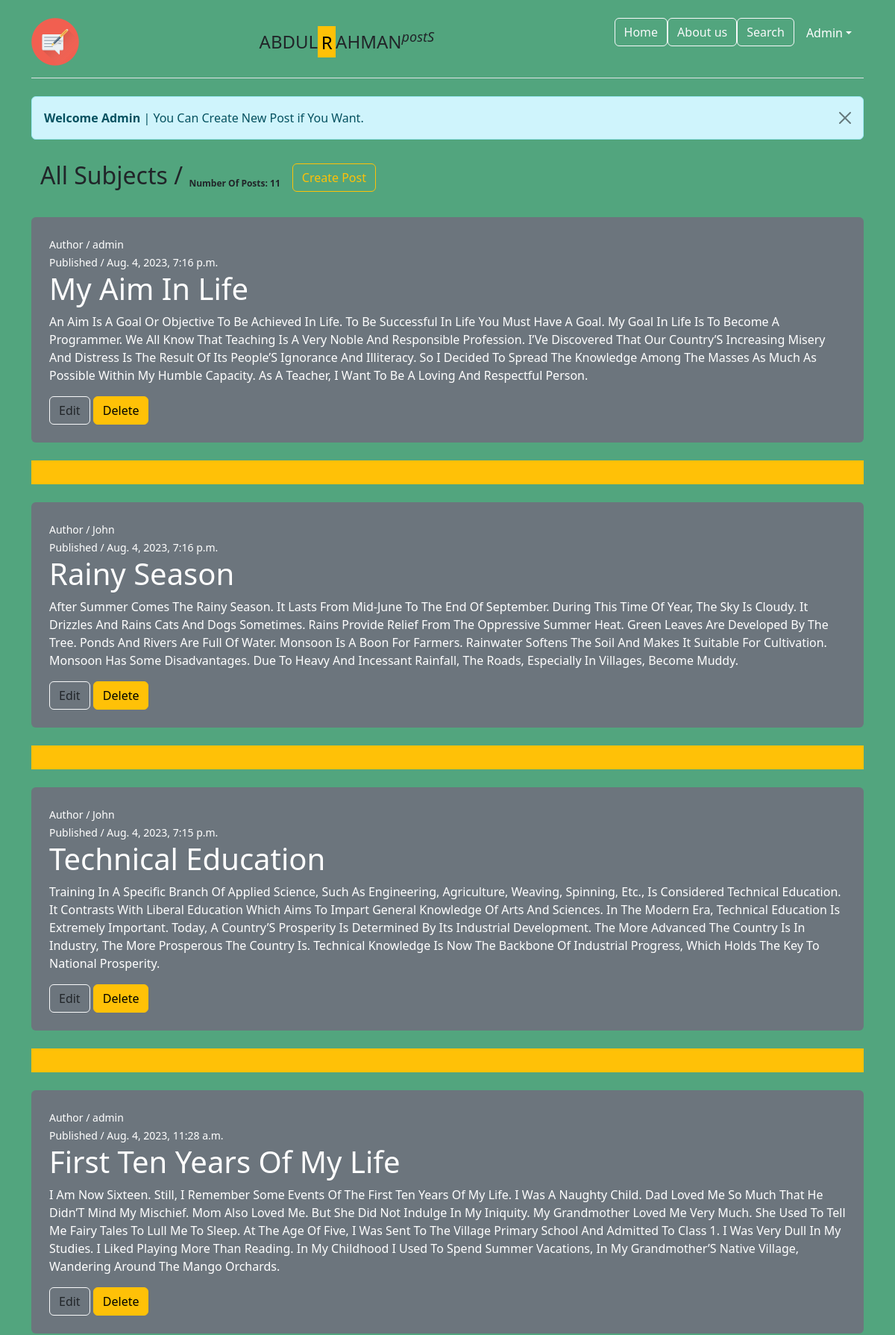
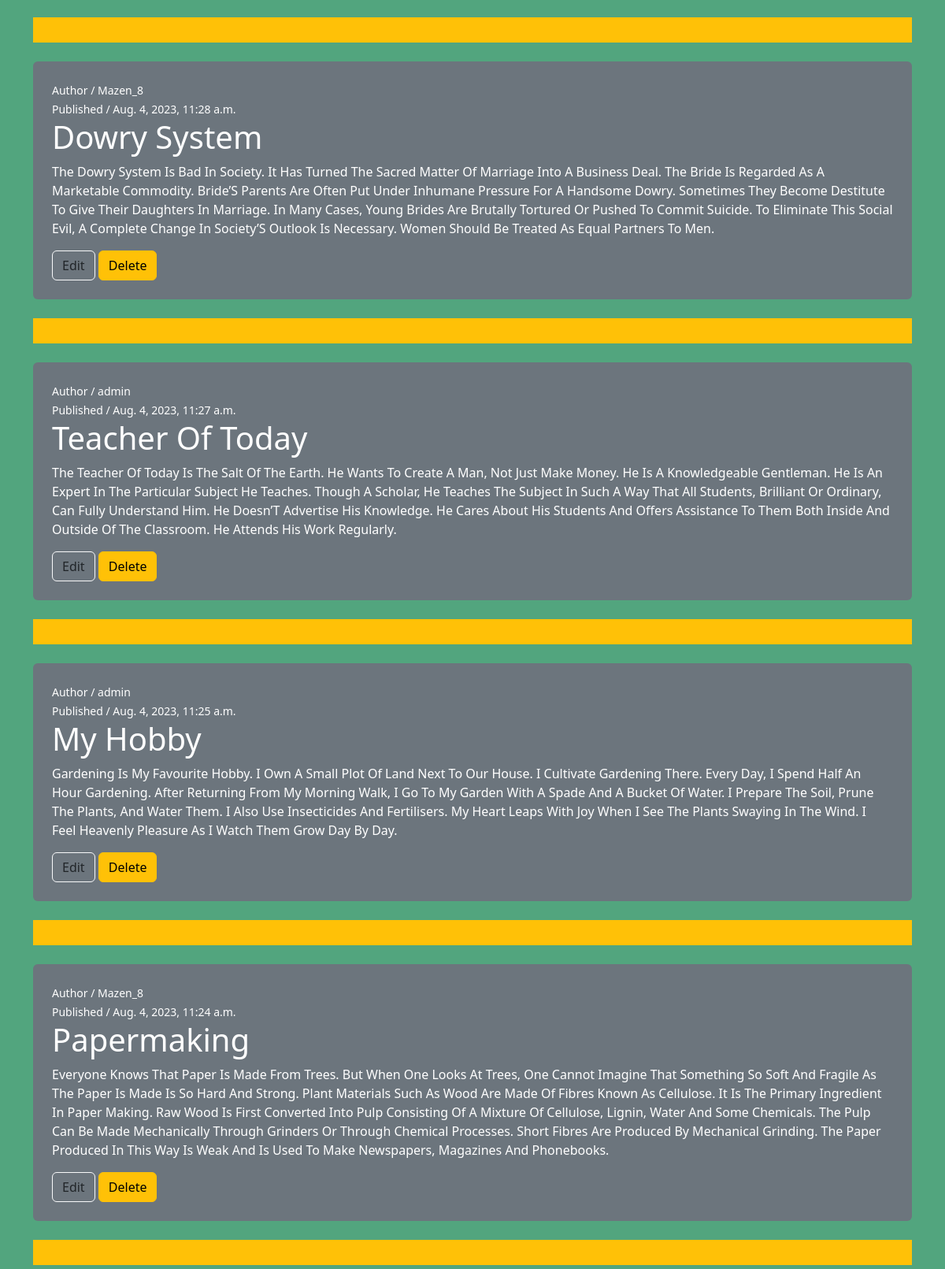
The app's page / (signed in, upper part) with its own data (2 pictures, top to bottom).
### blog_app/models.py (models this page shows, shortened)
class Post(models.Model):
    title = models.CharField(max_length=120, null=True)
    content = models.TextField()
    published_at = models.DateTimeField(default=timezone.now)
    author = models.ForeignKey(User, on_delete=models.CASCADE)
    class Meta:
        ordering = ['-published_at']

### blog_app/views.py (the view)
# urls.py: 2. Add a URL to urlpatterns:  path('', views.home, name='home')
def home(request):
    posts = Post.objects.all()
    countPost = Post.objects.all().count()
    content = {
        'posts': posts,
        'count': countPost,
    }
    return render(request, 'blog/home.html', content)

### templates/blog/home.html (shortened to what this page needs)
{% extends 'base.html' %}
{% load static %}
{% block content %}
<body class="bg-success p-2" style="--bs-bg-opacity: .75;">
    <div class="container mt-3">
      {% if request.user.is_authenticated %}
          <div class="alert alert-info alert-dismissible fade show" role="alert">
            <strong>Welcome {{ request.user.username|title }}</strong> | You Can Create New Post if You Want.
            <button type="button" class="btn-close" data-bs-dismiss="alert" aria-label="Close"></button>
          </div>
      {% endif %}
        <nav class="navbar navbar-expand-sm" >
            <div class="container-fluid">
              <ul class="navbar-nav">
                <li class="nav-item ">
                    <span class="fs-2">All Subjects /  </span><sub><b>Number Of Posts: {{count}}</b></sub>
                </li>
                <li class="nav-item">
                  <a class="nav-link" href="#"></a>
                </li>
                {% if request.user.is_authenticated %}
                <li class="nav-item pt-2">
                    <a  href="{% url 'post-create' %}" type="button"  class="btn btn-outline-warning">Create Post</a>
                </li>
                {% endif %}
              </ul>
            </div>
          </nav>
          {% for post in posts %}
              <div class="mt-4 p-4 bg-secondary text-white rounded">
                <small>Author / {{post.author}}</small><br>
                <small>Published / {{post.published_at}}</small>
                <h1>{{post.title|title}}</h1>
                <p>{{ post.content|title}}</p>
                {% if request.user.is_authenticated %}
                <a href="{% url 'post-edit' post.id %}" type="button" class="btn btn-outline-light text-dark">Edit</a>
                <a href="{% url 'post-delete' post.id%}" type="button" class="btn btn-warning">Delete</a>
                {% endif %}
              </div>
              <div class="pt-4">
              <header class="d-flex flex-wrap bg-warning justify-content-center py-3 mb-4" ></header>
              </div>
        {% endfor %}
      {% endblock %}

### templates/parts/navbar.html (shortened to what this page needs)
{% load static %}
<!DOCTYPE html>
<html lang="en">
<head>
    <link href="{% static '/css/bootstrap.css' %}" rel="stylesheet">
</head>
<body class="bg-success p-2" style="--bs-bg-opacity: .75;">
    <main>
        <div class="container">
            <header class="d-flex flex-wrap justify-content-center py-3 mb-4 border-bottom">
                <a href="{% url 'home' %}" class="d-flex align-items-center mb-3 mb-md-0 me-md-auto text-dark text-decoration-none">
                  <img src="{% static '/imags/blog_.png'%}" alt="">
                </a>
                <a href="{% url 'home' %}" class="d-flex align-items-center mb-3 mb-md-0 me-md-auto text-dark text-decoration-none">
                    <span class="fs-4">ABDUL<mark class="bg-warning">R</mark>AHMAN<i><sup>postS</sup></i></span>
                  </a>
                <ul class="nav nav-pills">
                  <li class="nav-item"><a href="/" class="btn btn-outline-light ">Home</a></li>
                  <li class="nav-item"><a href="{% url 'about' %}" class="btn btn-outline-light">About us</a></li>
                  <li class="nav-item"><a href="#" class="btn btn-outline-light">Search</a></li>
                  {% if request.user.is_authenticated %}
                  <a class="nav-link dropdown-toggle text-white" href="#" role="button" data-bs-toggle="dropdown">{{ request.user.username|title }}</a>
                </ul>
                {% endif %}
            </header>
    </main>
</body>
</html>

### records on screen
Post: author "admin", published_at "Aug. 4, 2023, 7:16 p.m.", title "My Aim In Life", content "An Aim Is A Goal Or Objective To Be Achieved In Life. To Be Successful In Life You Must Have A Goal. My Goal In Life Is To Become A Programmer. We All Know That Teaching Is A Very Noble And Responsible Profession. I’Ve Discovered That Our Country’S Increasing Misery And Distress Is The Result Of Its People’S Ignorance And Illiteracy. So I Decided To Spread The Knowledge Among The Masses As Much As Possible Within My Humble Capacity. As A Teacher, I Want To Be A Loving And Respectful Person."
Post: author "John", published_at "Aug. 4, 2023, 7:16 p.m.", title "Rainy Season", content "After Summer Comes The Rainy Season. It Lasts From Mid-June To The End Of September. During This Time Of Year, The Sky Is Cloudy. It Drizzles And Rains Cats And Dogs Sometimes. Rains Provide Relief From The Oppressive Summer Heat. Green Leaves Are Developed By The Tree. Ponds And Rivers Are Full Of Water. Monsoon Is A Boon For Farmers. Rainwater Softens The Soil And Makes It Suitable For Cultivation. Monsoon Has Some Disadvantages. Due To Heavy And Incessant Rainfall, The Roads, Especially In Villages, Become Muddy."
Post: author "John", published_at "Aug. 4, 2023, 7:15 p.m.", title "Technical Education", content "Training In A Specific Branch Of Applied Science, Such As Engineering, Agriculture, Weaving, Spinning, Etc., Is Considered Technical Education. It Contrasts With Liberal Education Which Aims To Impart General Knowledge Of Arts And Sciences. In The Modern Era, Technical Education Is Extremely Important. Today, A Country’S Prosperity Is Determined By Its Industrial Development. The More Advanced The Country Is In Industry, The More Prosperous The Country Is. Technical Knowledge Is Now The Backbone Of Industrial Progress, Which Holds The Key To National Prosperity."
Post: author "admin", published_at "Aug. 4, 2023, 11:28 a.m.", title "First Ten Years Of My Life", content "I Am Now Sixteen. Still, I Remember Some Events Of The First Ten Years Of My Life. I Was A Naughty Child. Dad Loved Me So Much That He Didn’T Mind My Mischief. Mom Also Loved Me. But She Did Not Indulge In My Iniquity. My Grandmother Loved Me Very Much. She Used To Tell Me Fairy Tales To Lull Me To Sleep. At The Age Of Five, I Was Sent To The Village Primary School And Admitted To Class 1. I Was Very Dull In My Studies. I Liked Playing More Than Reading. In My Childhood I Used To Spend Summer Vacations, In My Grandmother’S Native Village, Wandering Around The Mango Orchards."
Post: author "Mazen_8", published_at "Aug. 4, 2023, 11:28 a.m.", title "Dowry System", content "The Dowry System Is Bad In Society. It Has Turned The Sacred Matter Of Marriage Into A Business Deal. The Bride Is Regarded As A Marketable Commodity. Bride’S Parents Are Often Put Under Inhumane Pressure For A Handsome Dowry. Sometimes They Become Destitute To Give Their Daughters In Marriage. In Many Cases, Young Brides Are Brutally Tortured Or Pushed To Commit Suicide. To Eliminate This Social Evil, A Complete Change In Society’S Outlook Is Necessary. Women Should Be Treated As Equal Partners To Men."
Post: author "admin", published_at "Aug. 4, 2023, 11:27 a.m.", title "Teacher Of Today", content "The Teacher Of Today Is The Salt Of The Earth. He Wants To Create A Man, Not Just Make Money. He Is A Knowledgeable Gentleman. He Is An Expert In The Particular Subject He Teaches. Though A Scholar, He Teaches The Subject In Such A Way That All Students, Brilliant Or Ordinary, Can Fully Understand Him. He Doesn’T Advertise His Knowledge. He Cares About His Students And Offers Assistance To Them Both Inside And Outside Of The Classroom. He Attends His Work Regularly."
Post: author "admin", published_at "Aug. 4, 2023, 11:25 a.m.", title "My Hobby", content "Gardening Is My Favourite Hobby. I Own A Small Plot Of Land Next To Our House. I Cultivate Gardening There. Every Day, I Spend Half An Hour Gardening. After Returning From My Morning Walk, I Go To My Garden With A Spade And A Bucket Of Water. I Prepare The Soil, Prune The Plants, And Water Them. I Also Use Insecticides And Fertilisers. My Heart Leaps With Joy When I See The Plants Swaying In The Wind. I Feel Heavenly Pleasure As I Watch Them Grow Day By Day."
Post: author "Mazen_8", published_at "Aug. 4, 2023, 11:24 a.m.", title "Papermaking", content "Everyone Knows That Paper Is Made From Trees. But When One Looks At Trees, One Cannot Imagine That Something So Soft And Fragile As The Paper Is Made Is So Hard And Strong. Plant Materials Such As Wood Are Made Of Fibres Known As Cellulose. It Is The Primary Ingredient In Paper Making. Raw Wood Is First Converted Into Pulp Consisting Of A Mixture Of Cellulose, Lignin, Water And Some Chemicals. The Pulp Can Be Made Mechanically Through Grinders Or Through Chemical Processes. Short Fibres Are Produced By Mechanical Grinding. The Paper Produced In This Way Is Weak And Is Used To Make Newspapers, Magazines And Phonebooks."

### other values on screen
{{ request.user.username|title }} "Admin"
{{ count }} "11"
